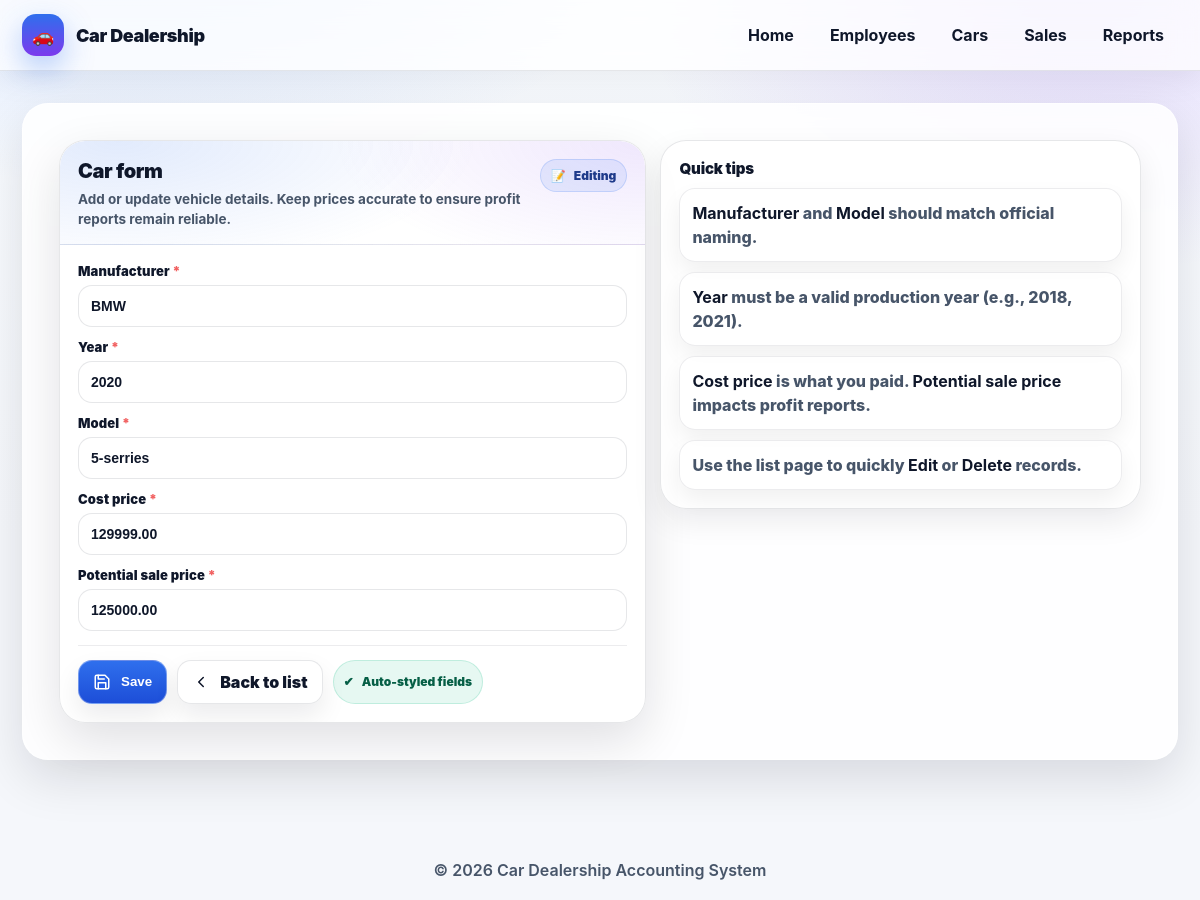
The app's page /dealership/cars/1/edit/, older data.
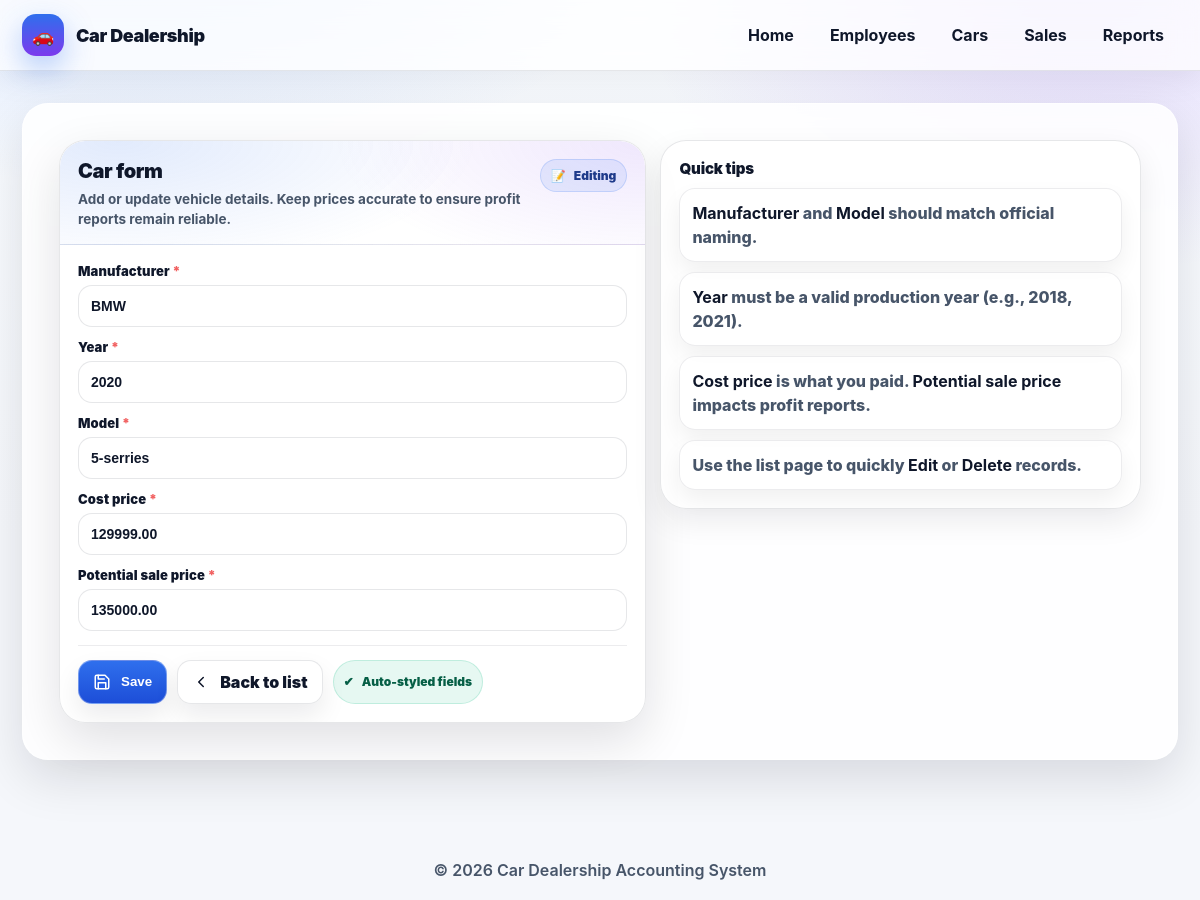
The same page, newer data.
### dealership/models.py (models this page shows, shortened)
class TimeStampedModel(models.Model):
    created_at = models.DateTimeField(auto_now_add=True)
    updated_at = models.DateTimeField(auto_now=True)
    class Meta:
        abstract = True

class Car(TimeStampedModel):
    manufacturer = models.CharField(max_length=80)
    year = models.PositiveIntegerField(validators=[MinValueValidator(1886)])
    model = models.CharField(max_length=80)
    cost_price = models.DecimalField(max_digits=12, decimal_places=2, validators=[MinValueValidator(0)])
    potential_sale_price = models.DecimalField(max_digits=12, decimal_places=2, validators=[MinValueValidator(0)])
    class Meta:
        unique_together = ("manufacturer", "year", "model")

### dealership/views.py (the view)
# urls.py: path("cars/<int:pk>/edit/", views.CarUpdateView.as_view(), name="car_edit"),
class CarUpdateView(UpdateView):
    model = Car
    form_class = CarForm
    template_name = "dealership/car_form.html"
    success_url = reverse_lazy("dealership:car_list")

### dealership/forms.py
class CarForm(forms.ModelForm):
    class Meta:
        model = Car
        fields = ["manufacturer", "year", "model", "cost_price", "potential_sale_price"]

### dealership/templates/dealership/car_form.html (shortened to what this page needs)
{% extends "base.html" %}
{% block content %}
<div class="form-page">
  <section class="panel" id="formPanel">
    <div class="panel-head">
      <div>
        <h2 class="title">Car form</h2>
        <p class="subtitle">
          Add or update vehicle details. Keep prices accurate to ensure profit reports remain reliable.
        </p>
      </div>
      <span class="pill" id="modePill">
      </span>
    </div>
    <div class="panel-body">
      <form method="post" id="carForm" novalidate>
        {{ form.as_p }}
        <div class="actions">
          <button type="submit" class="btn primary">
            <span class="ic" aria-hidden="true">
              <svg viewBox="0 0 24 24" width="18" height="18" fill="none" stroke="currentColor" stroke-width="2" stroke-linecap="round" stroke-linejoin="round">
                <path d="M19 21H5a2 2 0 0 1-2-2V5a2 2 0 0 1 2-2h11l5 5v11a2 2 0 0 1-2 2Z"></path>
                <path d="M17 21v-8H7v8"></path>
                <path d="M7 3v5h8"></path>
              </svg>
            </span>
            Save
          </button>
          <a class="btn" href="{% url 'dealership:car_list' %}">
            <span class="ic" aria-hidden="true">
              <svg viewBox="0 0 24 24" width="18" height="18" fill="none" stroke="currentColor" stroke-width="2" stroke-linecap="round" stroke-linejoin="round">
                <path d="M15 18l-6-6 6-6"></path>
              </svg>
            </span>
            Back to list
          </a>
          <span class="pill" style="background: rgba(16,185,129,.10); border-color: rgba(16,185,129,.18); color:#065f46;">
            <span aria-hidden="true">✔</span> Auto-styled fields
          </span>
        </div>
      </form>
    </div>
  </section>
  <aside class="side" id="sidePanel">
    <h3>Quick tips</h3>
    <ul class="tips">
      <li class="tip"><strong>Manufacturer</strong> and <strong>Model</strong> should match official naming.</li>
      <li class="tip"><strong>Year</strong> must be a valid production year (e.g., 2018, 2021).</li>
      <li class="tip"><strong>Cost price</strong> is what you paid. <strong>Potential sale price</strong> impacts profit reports.</li>
      <li class="tip">Use the list page to quickly <strong>Edit</strong> or <strong>Delete</strong> records.</li>
    </ul>
  </aside>
</div>
{% endblock %}

### dealership/templates/base.html (shortened to what this page needs)
<!DOCTYPE html>
<html lang="en">
<head>
</head>
<body>
<nav class="navbar">
  <div class="nav-inner">
    <div class="brand">
      <div class="brand-logo">🚗</div>
      Car Dealership
    </div>
    <div class="nav-links">
      <a class="nav-link" href="/">Home</a>
      <a class="nav-link" href="/dealership/employees/">Employees</a>
      <a class="nav-link" href="/dealership/cars/">Cars</a>
      <a class="nav-link" href="/dealership/sales/">Sales</a>
      <a class="nav-link" href="/dealership/reports/">Reports</a>
    </div>
  </div>
</nav>
<main class="page">
  <section class="content-card">
    {% block content %}
    {% endblock %}
  </section>
</main>
<footer class="footer">
  © {{ now|default:"2026" }} Car Dealership Accounting System
</footer>
</body>
</html>

### dealership/templates/base.html (style rules this page uses)
:root { --bg:#f5f7fb; --surface:rgba(255,255,255,.85); --surface-2:#ffffff; --text:#0f172a; --muted:#475569; --border:rgba(15,23,42,.10); --primary:#2f6fed; --primary-2:#1d4ed8; --accent:#7c3aed; --shadow:0 18px 50px rgba(2,6,23,.12); --shadow-soft:0 10px 28px rgba(2,6,23,.08); --radius-xl:26px; --radius-lg:18px; --radius-md:14px; --ease:cubic-bezier(.2,.8,.2,1); }
* { box-sizing:border-box }
html,body { margin:0;padding:0 }
body { font-family: Inter, system-ui, -apple-system, Segoe UI, Roboto, Arial, sans-serif; background: radial-gradient(1000px 500px at 10% -10%, rgba(47,111,237,.18), transparent 55%), radial-gradient(800px 500px at 90% 0%, rgba(124,58,237,.16), transparent 55%), linear-gradient(180deg, #f8fbff 0%, var(--bg) 60%); color:var(--text); min-height:100vh; }
.navbar { position:sticky; top:0; z-index:50; background:rgba(255,255,255,.75); backdrop-filter: blur(14px); border-bottom:1px solid var(--border); box-shadow:0 10px 30px rgba(2,6,23,.06); }
.nav-inner { max-width:1200px; margin:auto; padding:14px 22px; display:flex; align-items:center; justify-content:space-between; }
.brand { display:flex; align-items:center; gap:12px; font-weight:900; letter-spacing:-.02em; font-size:18px; }
.brand-logo { width:42px; height:42px; border-radius:14px; background:linear-gradient(180deg,var(--primary),var(--accent)); display:flex; align-items:center; justify-content:center; color:#fff; box-shadow:0 12px 30px rgba(47,111,237,.35); }
.nav-links { display:flex; gap:8px; }
.nav-link { position:relative; padding:10px 14px; border-radius:14px; text-decoration:none; color:var(--text); font-weight:700; transition:all .25s var(--ease); }
.nav-link::after { content:""; position:absolute; left:12px; right:12px; bottom:6px; height:2px; background:linear-gradient(90deg,var(--primary),var(--accent)); opacity:0; transform:scaleX(.4); transition:all .25s var(--ease); }
.page { max-width:1200px; margin:32px auto; padding:0 22px 40px; animation:pageIn .9s var(--ease); }
.content-card { background:var(--surface); border:1px solid rgba(255,255,255,.7); border-radius:var(--radius-xl); box-shadow:var(--shadow); padding:clamp(20px,3vw,36px); backdrop-filter: blur(10px); }
.footer { margin-top:40px; padding:20px; text-align:center; color:var(--muted); font-weight:600; }

Row changes from the older to the newer data that the page shows:
changed Car "BMW": potential_sale_price "125000.00" → "135000.00"
